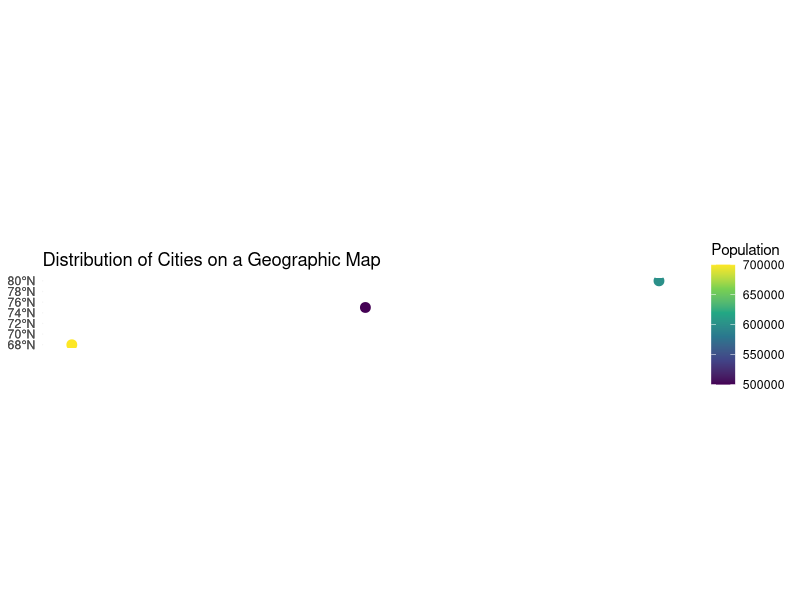
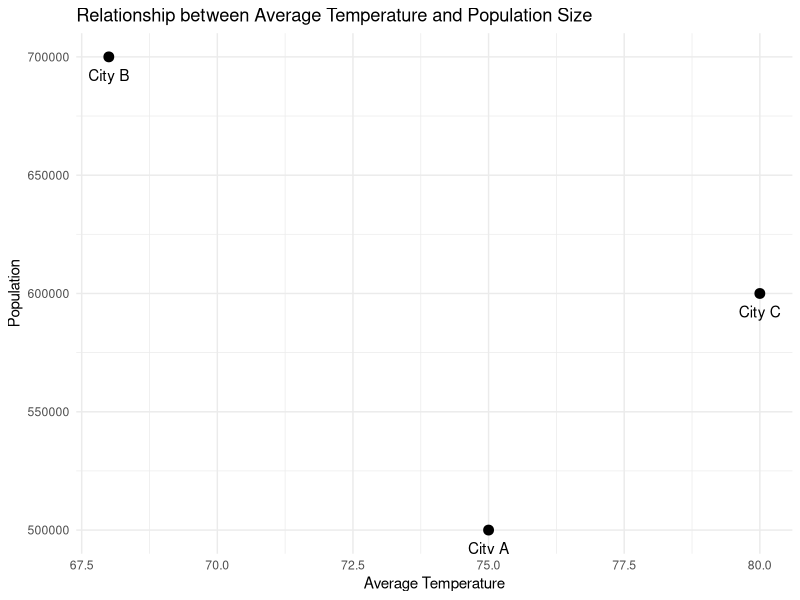

Write R code to recreate these figures, in order.
# Load required libraries
library(ggplot2)
library(sf)
library(knitr)

# Geographic data
city_data <- data.frame(
  City = c("City A", "City B", "City C"),
  Population = c(500000, 700000, 600000),
  Avg_Temperature = c(75, 68, 80),
  Elevation = c(1000, 800, 1200)
)

# Create an sf data frame with point geometry
city_sf <- st_as_sf(city_data, coords = c("Elevation", "Avg_Temperature"), crs = 4326)

# Create a map chart
map_chart <- ggplot() +
  geom_sf(data = city_sf, aes(color = Population), size = 3) +
  scale_color_viridis_c() +
  labs(title = "Distribution of Cities on a Geographic Map", color = "Population") +
  theme_minimal()

# Create a scatter plot
scatter_plot <- ggplot(city_data, aes(x = Avg_Temperature, y = Population, label = City)) +
  geom_point(size = 3) +
  geom_text(vjust = 2) +
  labs(title = "Relationship between Average Temperature and Population Size", x = "Average Temperature", y = "Population") +
  theme_minimal()

# Create a table
geographic_table <- kable(city_data, col.names = c("City", "Population", "Average Temperature", "Elevation"), caption = "Geographic Data for Each City")

# Display charts and table
print(map_chart)
print(scatter_plot)
print(geographic_table)
